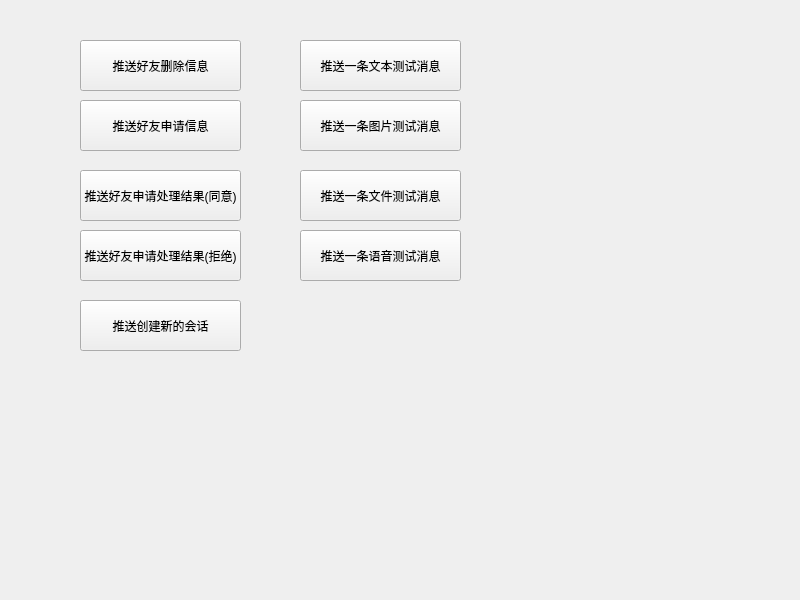
<?xml version="1.0" encoding="UTF-8"?>
<ui version="4.0">
 <class>Widget</class>
 <widget class="QWidget" name="Widget">
  <property name="geometry">
   <rect>
    <x>0</x>
    <y>0</y>
    <width>800</width>
    <height>600</height>
   </rect>
  </property>
  <property name="windowTitle">
   <string>Widget</string>
  </property>
  <widget class="QPushButton" name="pushButton">
   <property name="geometry">
    <rect>
     <x>300</x>
     <y>40</y>
     <width>161</width>
     <height>51</height>
    </rect>
   </property>
   <property name="text">
    <string>推送一条文本测试消息</string>
   </property>
  </widget>
  <widget class="QPushButton" name="pushButton_2">
   <property name="geometry">
    <rect>
     <x>80</x>
     <y>40</y>
     <width>161</width>
     <height>51</height>
    </rect>
   </property>
   <property name="text">
    <string>推送好友删除信息</string>
   </property>
  </widget>
  <widget class="QPushButton" name="pushButton_3">
   <property name="geometry">
    <rect>
     <x>80</x>
     <y>100</y>
     <width>161</width>
     <height>51</height>
    </rect>
   </property>
   <property name="text">
    <string>推送好友申请信息</string>
   </property>
  </widget>
  <widget class="QPushButton" name="pushButton_4">
   <property name="geometry">
    <rect>
     <x>80</x>
     <y>170</y>
     <width>161</width>
     <height>51</height>
    </rect>
   </property>
   <property name="text">
    <string>推送好友申请处理结果(同意)</string>
   </property>
  </widget>
  <widget class="QPushButton" name="pushButton_5">
   <property name="geometry">
    <rect>
     <x>80</x>
     <y>230</y>
     <width>161</width>
     <height>51</height>
    </rect>
   </property>
   <property name="text">
    <string>推送好友申请处理结果(拒绝)</string>
   </property>
  </widget>
  <widget class="QPushButton" name="pushButton_6">
   <property name="geometry">
    <rect>
     <x>80</x>
     <y>300</y>
     <width>161</width>
     <height>51</height>
    </rect>
   </property>
   <property name="text">
    <string>推送创建新的会话</string>
   </property>
  </widget>
  <widget class="QPushButton" name="pushButton_7">
   <property name="geometry">
    <rect>
     <x>300</x>
     <y>100</y>
     <width>161</width>
     <height>51</height>
    </rect>
   </property>
   <property name="text">
    <string>推送一条图片测试消息</string>
   </property>
  </widget>
  <widget class="QPushButton" name="pushButton_8">
   <property name="geometry">
    <rect>
     <x>300</x>
     <y>170</y>
     <width>161</width>
     <height>51</height>
    </rect>
   </property>
   <property name="text">
    <string>推送一条文件测试消息</string>
   </property>
  </widget>
  <widget class="QPushButton" name="pushButton_9">
   <property name="geometry">
    <rect>
     <x>300</x>
     <y>230</y>
     <width>161</width>
     <height>51</height>
    </rect>
   </property>
   <property name="text">
    <string>推送一条语音测试消息</string>
   </property>
  </widget>
 </widget>
 <resources/>
 <connections/>
</ui>
